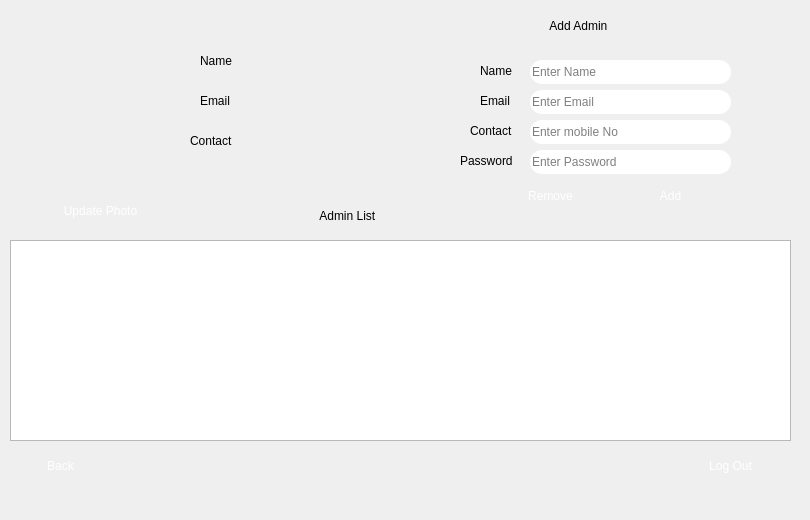
    <widget class="QWidget" name="Admin_profile_page">
     <widget class="QLabel" name="label_151">
      <property name="geometry">
       <rect>
        <x>10</x>
        <y>0</y>
        <width>180</width>
        <height>180</height>
       </rect>
      </property>
      <property name="styleSheet">
       <string notr="true">font: 700 9pt &quot;Segoe UI&quot;;
image: url(:/new/prefix1/ImageC/freme2.png);
 border-width:3px;
border-color: rgb(0, 0, 0);</string>
      </property>
      <property name="text">
       <string/>
      </property>
     </widget>
     <widget class="QLabel" name="label_165">
      <property name="geometry">
       <rect>
        <x>200</x>
        <y>50</y>
        <width>41</width>
        <height>21</height>
       </rect>
      </property>
      <property name="styleSheet">
       <string notr="true">font: 700 9pt &quot;Segoe UI&quot;;
</string>
      </property>
      <property name="text">
       <string>Name</string>
      </property>
     </widget>
     <widget class="QLabel" name="label_166">
      <property name="geometry">
       <rect>
        <x>200</x>
        <y>90</y>
        <width>41</width>
        <height>21</height>
       </rect>
      </property>
      <property name="styleSheet">
       <string notr="true">font: 700 9pt &quot;Segoe UI&quot;;
</string>
      </property>
      <property name="text">
       <string>Email</string>
      </property>
     </widget>
     <widget class="QLabel" name="label_167">
      <property name="geometry">
       <rect>
        <x>190</x>
        <y>130</y>
        <width>51</width>
        <height>21</height>
       </rect>
      </property>
      <property name="styleSheet">
       <string notr="true">font: 700 9pt &quot;Segoe UI&quot;;
</string>
      </property>
      <property name="text">
       <string>Contact</string>
      </property>
     </widget>
     <widget class="QPushButton" name="Admin_profile_back_button">
      <property name="geometry">
       <rect>
        <x>20</x>
        <y>445</y>
        <width>81</width>
        <height>41</height>
       </rect>
      </property>
      <property name="styleSheet">
       <string notr="true">font: 700 9pt &quot;Segoe UI&quot;;
color: rgb(255, 255, 255);
image: url(:/new/prefix1/ImageC/button4.png);
border-style: solid;

 border-radius:10px;
 max-width:200px;
 max-height:200px;
 min-width:0px;
 min-height:0px;</string>
      </property>
      <property name="text">
       <string>Back</string>
      </property>
     </widget>
     <widget class="QLabel" name="label_168">
      <property name="geometry">
       <rect>
        <x>240</x>
        <y>50</y>
        <width>181</width>
        <height>21</height>
       </rect>
      </property>
      <property name="styleSheet">
       <string notr="true">font: 700 9pt &quot;Segoe UI&quot;;
background-image: url(:/image/E:/project pic/white.jpeg);</string>
      </property>
      <property name="text">
       <string/>
      </property>
     </widget>
     <widget class="QLabel" name="label_169">
      <property name="geometry">
       <rect>
        <x>240</x>
        <y>90</y>
        <width>181</width>
        <height>21</height>
       </rect>
      </property>
      <property name="styleSheet">
       <string notr="true">font: 700 9pt &quot;Segoe UI&quot;;
background-image: url(:/image/E:/project pic/white.jpeg);</string>
      </property>
      <property name="text">
       <string/>
      </property>
     </widget>
     <widget class="QLabel" name="label_170">
      <property name="geometry">
       <rect>
        <x>240</x>
        <y>130</y>
        <width>181</width>
        <height>21</height>
       </rect>
      </property>
      <property name="styleSheet">
       <string notr="true">font: 700 9pt &quot;Segoe UI&quot;;
background-image: url(:/image/E:/project pic/white.jpeg);</string>
      </property>
      <property name="text">
       <string/>
      </property>
     </widget>
     <widget class="QPushButton" name="Change_photo_button_2">
      <property name="geometry">
       <rect>
        <x>50</x>
        <y>190</y>
        <width>101</width>
        <height>41</height>
       </rect>
      </property>
      <property name="styleSheet">
       <string notr="true">font: 700 9pt &quot;Segoe UI&quot;;
color: rgb(255, 255, 255);
image: url(:/new/prefix1/ImageC/button4.png);
border-style: solid;

 border-radius:10px;
 max-width:200px;
 max-height:200px;
 min-width:0px;
 min-height:0px;</string>
      </property>
      <property name="text">
       <string>Update Photo</string>
      </property>
     </widget>
     <widget class="QLabel" name="label_34">
      <property name="geometry">
       <rect>
        <x>540</x>
        <y>10</y>
        <width>141</width>
        <height>31</height>
       </rect>
      </property>
      <property name="styleSheet">
       <string notr="true">font: 700 15pt &quot;Segoe UI&quot;;
</string>
      </property>
      <property name="text">
       <string>   Add Admin</string>
      </property>
     </widget>
     <widget class="QGroupBox" name="groupBox">
      <property name="geometry">
       <rect>
        <x>270</x>
        <y>360</y>
        <width>120</width>
        <height>80</height>
       </rect>
      </property>
      <property name="title">
       <string>GroupBox</string>
      </property>
     </widget>
     <widget class="QLabel" name="label_35">
      <property name="geometry">
       <rect>
        <x>450</x>
        <y>50</y>
        <width>311</width>
        <height>171</height>
       </rect>
      </property>
      <property name="styleSheet">
       <string notr="true">background-image: url(:/image/E:/project pic/Black_colour.jpg);</string>
      </property>
      <property name="text">
       <string/>
      </property>
     </widget>
     <widget class="QLineEdit" name="Admin_add_name_input">
      <property name="geometry">
       <rect>
        <x>530</x>
        <y>60</y>
        <width>201</width>
        <height>24</height>
       </rect>
      </property>
      <property name="styleSheet">
       <string notr="true">image: url(:/new/prefix1/ImageC/login2.png);

border-style: solid;
 border-width:0px;
 border-radius:12px;
 max-width:1000px;
 max-height:1000px;
 min-width:0px;
 min-height:0px;
font: 700 9pt &quot;Segoe UI&quot;;</string>
      </property>
      <property name="text">
       <string/>
      </property>
      <property name="frame">
       <bool>false</bool>
      </property>
      <property name="placeholderText">
       <string>Enter Name</string>
      </property>
     </widget>
     <widget class="QLineEdit" name="Admin_add_email_input">
      <property name="geometry">
       <rect>
        <x>530</x>
        <y>90</y>
        <width>201</width>
        <height>24</height>
       </rect>
      </property>
      <property name="styleSheet">
       <string notr="true">image: url(:/new/prefix1/ImageC/login2.png);

border-style: solid;
 border-width:0px;
 border-radius:12px;
 max-width:1000px;
 max-height:1000px;
 min-width:0px;
 min-height:0px;
font: 700 9pt &quot;Segoe UI&quot;;</string>
      </property>
      <property name="text">
       <string/>
      </property>
      <property name="frame">
       <bool>false</bool>
      </property>
      <property name="placeholderText">
       <string>Enter Email</string>
      </property>
     </widget>
     <widget class="QLineEdit" name="Admin_add_mobile_input">
      <property name="geometry">
       <rect>
        <x>530</x>
        <y>120</y>
        <width>201</width>
        <height>24</height>
       </rect>
      </property>
      <property name="styleSheet">
       <string notr="true">image: url(:/new/prefix1/ImageC/login2.png);

border-style: solid;
 border-width:0px;
 border-radius:12px;
 max-width:1000px;
 max-height:1000px;
 min-width:0px;
 min-height:0px;
font: 700 9pt &quot;Segoe UI&quot;;</string>
      </property>
      <property name="text">
       <string/>
      </property>
      <property name="frame">
       <bool>false</bool>
      </property>
      <property name="placeholderText">
       <string>Enter mobile No</string>
      </property>
     </widget>
     <widget class="QLabel" name="label_171">
      <property name="geometry">
       <rect>
        <x>480</x>
        <y>60</y>
        <width>41</width>
        <height>21</height>
       </rect>
      </property>
      <property name="styleSheet">
       <string notr="true">font: 700 9pt &quot;Segoe UI&quot;;
</string>
      </property>
      <property name="text">
       <string>Name</string>
      </property>
     </widget>
     <widget class="QLabel" name="label_172">
      <property name="geometry">
       <rect>
        <x>480</x>
        <y>90</y>
        <width>41</width>
        <height>21</height>
       </rect>
      </property>
      <property name="styleSheet">
       <string notr="true">font: 700 9pt &quot;Segoe UI&quot;;
</string>
      </property>
      <property name="text">
       <string>Email</string>
      </property>
     </widget>
     <widget class="QLabel" name="label_173">
      <property name="geometry">
       <rect>
        <x>470</x>
        <y>120</y>
        <width>51</width>
        <height>21</height>
       </rect>
      </property>
      <property name="styleSheet">
       <string notr="true">font: 700 9pt &quot;Segoe UI&quot;;
</string>
      </property>
      <property name="text">
       <string>Contact</string>
      </property>
     </widget>
     <widget class="QPushButton" name="Admin_add_button">
      <property name="geometry">
       <rect>
        <x>630</x>
        <y>180</y>
        <width>81</width>
        <height>31</height>
       </rect>
      </property>
      <property name="styleSheet">
       <string notr="true">font: 700 9pt &quot;Segoe UI&quot;;
color: rgb(255, 255, 255);
image: url(:/new/prefix1/ImageC/button4.png);
border-style: solid;

 border-radius:10px;
 max-width:200px;
 max-height:200px;
 min-width:0px;
 min-height:0px;</string>
      </property>
      <property name="text">
       <string>Add</string>
      </property>
     </widget>
     <widget class="QTableView" name="tableView_4">
      <property name="geometry">
       <rect>
        <x>10</x>
        <y>240</y>
        <width>781</width>
        <height>201</height>
       </rect>
      </property>
      <property name="styleSheet">
       <string notr="true">background-image: url(:/image/E:/project pic/white.jpeg);</string>
      </property>
      <property name="sizeAdjustPolicy">
       <enum>QAbstractScrollArea::AdjustToContents</enum>
      </property>
      <property name="alternatingRowColors">
       <bool>false</bool>
      </property>
      <property name="selectionMode">
       <enum>QAbstractItemView::NoSelection</enum>
      </property>
      <property name="gridStyle">
       <enum>Qt::DotLine</enum>
      </property>
      <attribute name="horizontalHeaderVisible">
       <bool>true</bool>
      </attribute>
     </widget>
     <widget class="QPushButton" name="Admin_logout_button">
      <property name="geometry">
       <rect>
        <x>690</x>
        <y>445</y>
        <width>81</width>
        <height>41</height>
       </rect>
      </property>
      <property name="styleSheet">
       <string notr="true">font: 700 9pt &quot;Segoe UI&quot;;
color: rgb(255, 255, 255);
image: url(:/new/prefix1/ImageC/button4.png);
border-style: solid;

 border-radius:10px;
 max-width:200px;
 max-height:200px;
 min-width:0px;
 min-height:0px;</string>
      </property>
      <property name="text">
       <string>Log Out</string>
      </property>
     </widget>
     <widget class="QLabel" name="label_36">
      <property name="geometry">
       <rect>
        <x>310</x>
        <y>200</y>
        <width>131</width>
        <height>31</height>
       </rect>
      </property>
      <property name="styleSheet">
       <string notr="true">font: 700 15pt &quot;Segoe UI&quot;;
</string>
      </property>
      <property name="text">
       <string>   Admin List</string>
      </property>
     </widget>
     <widget class="QLabel" name="label_174">
      <property name="geometry">
       <rect>
        <x>460</x>
        <y>150</y>
        <width>61</width>
        <height>21</height>
       </rect>
      </property>
      <property name="styleSheet">
       <string notr="true">font: 700 9pt &quot;Segoe UI&quot;;
</string>
      </property>
      <property name="text">
       <string>Password</string>
      </property>
     </widget>
     <widget class="QLineEdit" name="Admin_add_password_input">
      <property name="geometry">
       <rect>
        <x>530</x>
        <y>150</y>
        <width>201</width>
        <height>24</height>
       </rect>
      </property>
      <property name="styleSheet">
       <string notr="true">image: url(:/new/prefix1/ImageC/login2.png);

border-style: solid;
 border-width:0px;
 border-radius:12px;
 max-width:1000px;
 max-height:1000px;
 min-width:0px;
 min-height:0px;
font: 700 9pt &quot;Segoe UI&quot;;</string>
      </property>
      <property name="text">
       <string/>
      </property>
      <property name="frame">
       <bool>false</bool>
      </property>
      <property name="placeholderText">
       <string>Enter Password</string>
      </property>
     </widget>
     <widget class="QPushButton" name="Admin_remove_button">
      <property name="geometry">
       <rect>
        <x>510</x>
        <y>180</y>
        <width>81</width>
        <height>31</height>
       </rect>
      </property>
      <property name="styleSheet">
       <string notr="true">font: 700 9pt &quot;Segoe UI&quot;;
color: rgb(255, 255, 255);
image: url(:/new/prefix1/ImageC/button4.png);
border-style: solid;

 border-radius:10px;
 max-width:200px;
 max-height:200px;
 min-width:0px;
 min-height:0px;</string>
      </property>
      <property name="text">
       <string>Remove</string>
      </property>
     </widget>
     <widget class="QLabel" name="label_46">
      <property name="geometry">
       <rect>
        <x>0</x>
        <y>0</y>
        <width>801</width>
        <height>511</height>
       </rect>
      </property>
      <property name="text">
       <string/>
      </property>
      <property name="pixmap">
       <pixmap resource="ResourceC.qrc">:/new/prefix1/ImageC/bl3.png</pixmap>
      </property>
      <property name="scaledContents">
       <bool>true</bool>
      </property>
     </widget>
     <zorder>label_46</zorder>
     <zorder>label_151</zorder>
     <zorder>label_165</zorder>
     <zorder>label_166</zorder>
     <zorder>label_167</zorder>
     <zorder>Admin_profile_back_button</zorder>
     <zorder>label_168</zorder>
     <zorder>label_169</zorder>
     <zorder>label_170</zorder>
     <zorder>Change_photo_button_2</zorder>
     <zorder>label_34</zorder>
     <zorder>groupBox</zorder>
     <zorder>label_35</zorder>
     <zorder>Admin_add_name_input</zorder>
     <zorder>Admin_add_email_input</zorder>
     <zorder>Admin_add_mobile_input</zorder>
     <zorder>label_171</zorder>
     <zorder>label_172</zorder>
     <zorder>label_173</zorder>
     <zorder>Admin_add_button</zorder>
     <zorder>tableView_4</zorder>
     <zorder>Admin_logout_button</zorder>
     <zorder>label_36</zorder>
     <zorder>label_174</zorder>
     <zorder>Admin_add_password_input</zorder>
     <zorder>Admin_remove_button</zorder>
    </widget>
